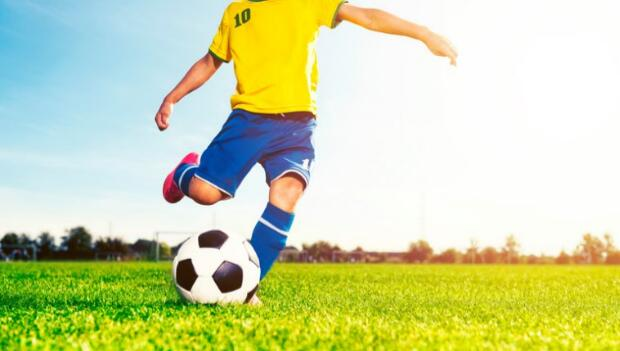
#> input picture pic/operate/footballshooter.jpg, 620 x 351 px, found by its file name
$ python outline.py
#> lines starting #> are read from the running program, lines starting #| are printed output that depends on the picture; after the words box and inside, x2 and y2 are one past the last pixel; in counts of white or black regions, pixels touching at a corner belong together
#before looking for outline, remember threshold
#or the canny detection
import cv2 as cv
import numpy as np

#!!!ALWAYS remember that the object whose outline we need to look for needs to be white,
# and the background should be black
img = cv.imread('pic/operate/footballshooter.jpg')
#> img is the input picture: shape (351, 620, 3); mean B, G, R 163.3, 214.1, 203.9

imgray = cv.cvtColor(img,cv.COLOR_BGR2GRAY)
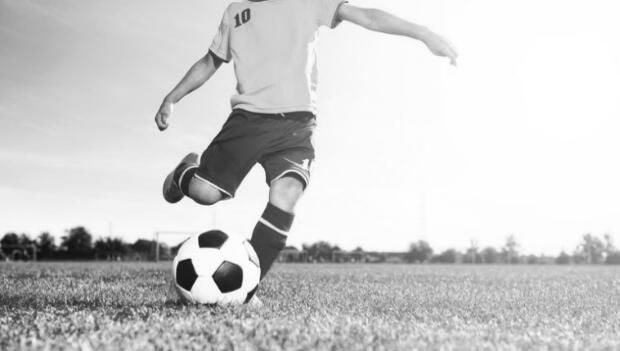
#> imgray: shape (351, 620); min 15, max 255, mean 205.3

ret,thresh = cv.threshold(imgray,127,255,cv.THRESH_BINARY)
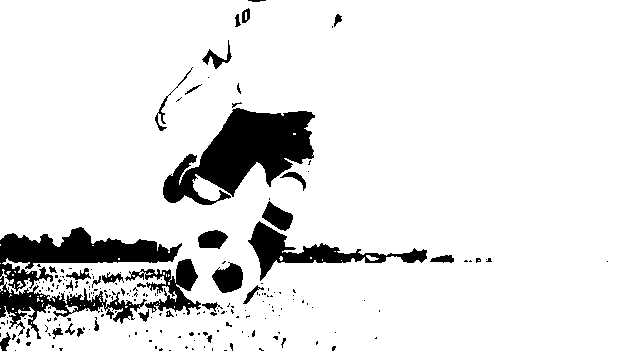
#> thresh: shape (351, 620); 89.4% white; 205 black regions (169 under 20 px)

#contours_mode contours_approximate e.g. use 4 points to stand for a rectangle

contours,hierarchy = cv.findContours(thresh,cv.RETR_TREE,cv.CHAIN_APPROX_SIMPLE)
#> contours = 305 contours, 250 with area under 20; largest, box (x1, y1, x2, y2) and area: (0, 0, 620, 351) 208631, (162, 107, 316, 206) 7850, (247, 220, 428, 282) 2955, (139, 258, 202, 316) 1720, (211, 262, 244, 294) 686

dev = cv.drawContours(thresh,contours,-1,(0,255,0),1)
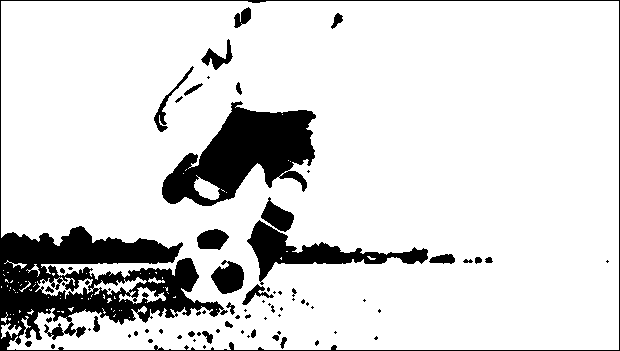
#> dev: shape (351, 620); 85.6% white; 76 black regions (44 under 20 px), largest, box (x1, y1, x2, y2) and area: (0, 0, 620, 351) 15173, (162, 101, 316, 206) 8440, (247, 220, 428, 285) 3189

cv.imshow('window',dev)

cv.waitKey(0)

cv.destroyAllWindows()
# cnt = contours[4]
# cv.drawContours(img,[cnt],0,(0,255,0),3)

moment = cv.imread('pic/moment.png',0)
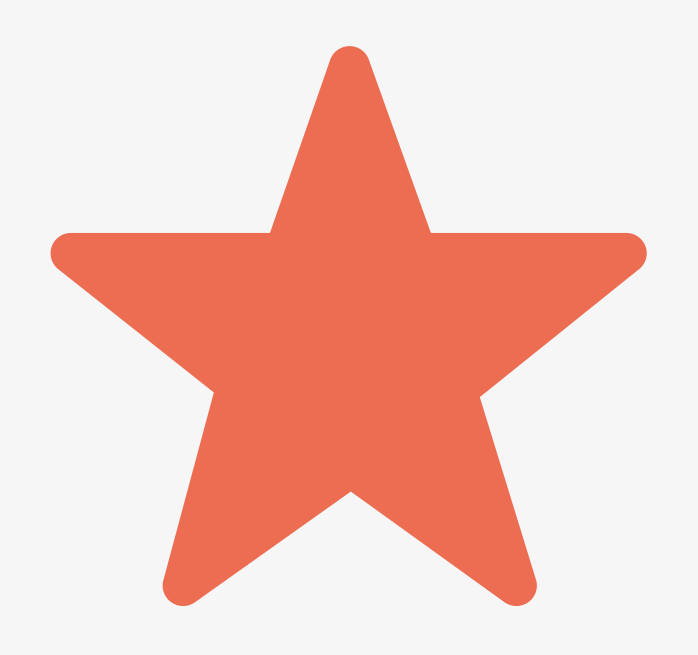
#> input picture pic/moment.png, 698 x 655 px, found by its file name
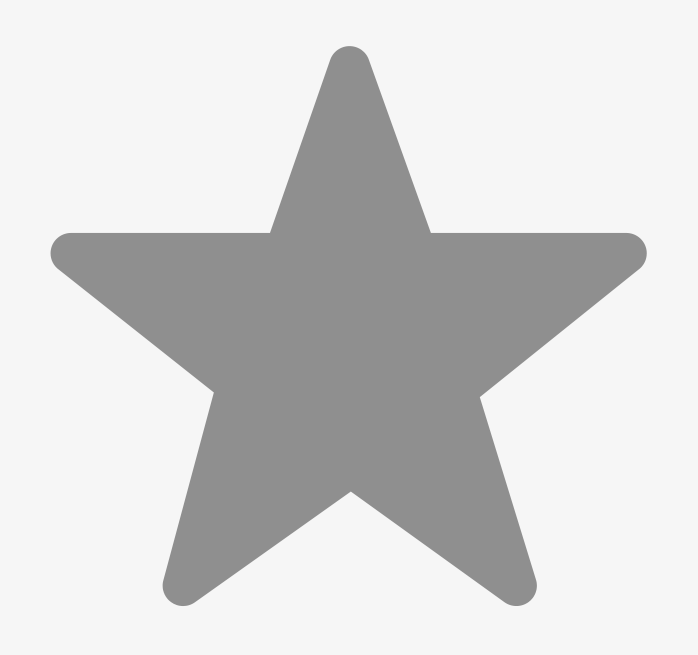
#> moment: shape (655, 698); min 143, max 246, mean 213.9
cv.imshow('moment',moment)
cv.waitKey(0)

cv.destroyAllWindows()
ret,thresh1  = cv.threshold(moment,160,255,cv.THRESH_BINARY_INV)
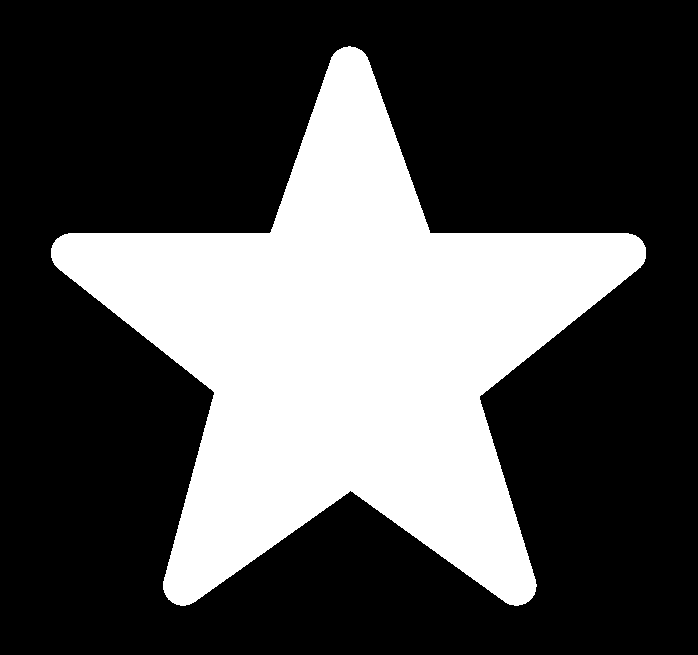
#> thresh1: shape (655, 698); 31.1% white; 1 white region
cv.imshow('thresh1',thresh1)
cv.waitKey(0)

cv.destroyAllWindows()
contours,hierarchy = cv.findContours(thresh1, 1, 2)
#> contours = 1 contour; box (x1, y1, x2, y2) and area: (51, 46, 646, 606) 141026
cnt = contours[0]
#> cnt = contour of 883 points, box (x1, y1, x2, y2) (51, 46, 646, 606), area 141026
dev = cv.drawContours(moment,[cnt],0,(0,0,255),3)
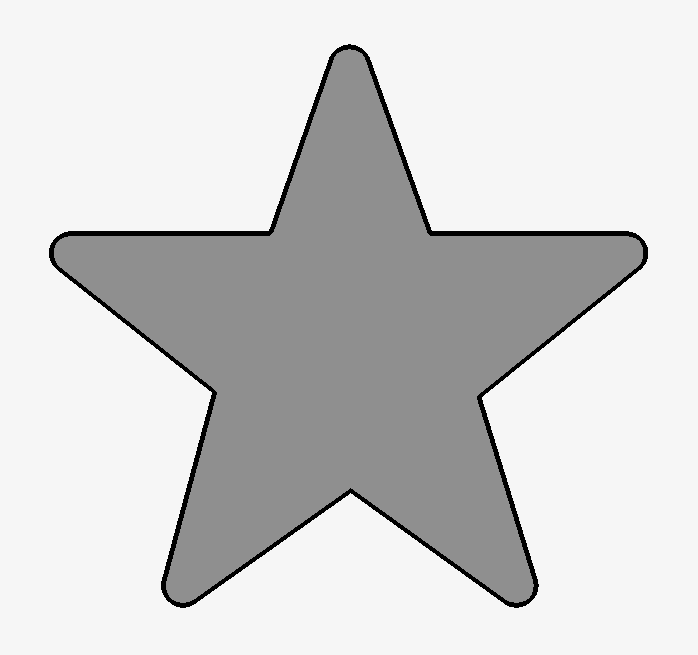
#> dev: shape (655, 698); min 0, max 246, mean 210.1

cv.imshow('dev',dev)

cv.waitKey(0)

cv.destroyAllWindows()
print(cnt)
#> (printed output is left out)
M = cv.moments(cnt)
#> M = moments, m00 141025.5, centre m10/m00, m01/m00 = (348.1, 349.1)
print(M)
#> (printed output is left out)

#area calc  or by the M00

area = cv.contourArea(cnt)
#> area = 141025.5

#True for the closed geometry

#arclength calc

perimeter = cv.arcLength(cnt,True)
#> perimeter = 2287.5

# [16 lines of commented-out code are left out]

k = cv.isContourConvex(cnt)
#> k = False
print(k)
#| False

##以下是寻找最小和拟合图形的，不再此列出
#https://apachecn.github.io/opencv-doc-zh/#/docs/4.0.0/4.9-tutorial_py_contours

#mask and all pixels that make up the graph
# mask = np.zeros(imgray.shape,np.uint8)
# cv.drawContours(mask,[cnt],0,255,-1)
# pixelpoints = np.transpose(np.nonzero(mask))
# # pixelpoints = cv.findNonZero(mask)

#using the mask we can find max and min & its location

#and the points mean the most


#same time you can use some methods to match the shape

#also remember you can use hierarchy
